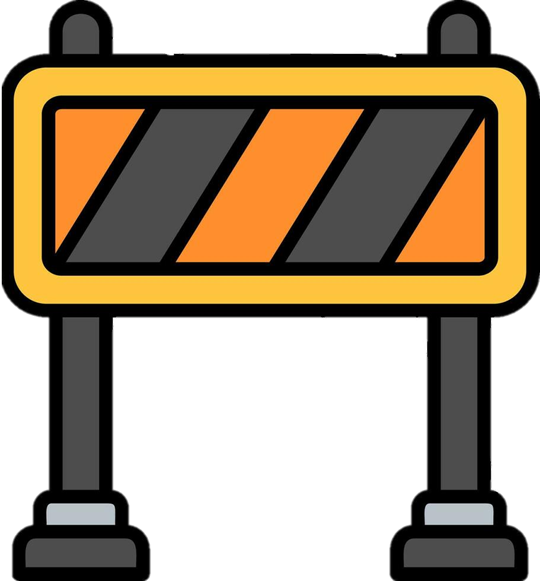
#> input picture Practice11/Racer/image/kedergi.png, 540 x 581 px
$ python resize.py
#> lines starting #> are read from the running program, lines starting #| are printed output that depends on the picture
from PIL import Image

# open the image
image = Image.open('kedergi.png')
#> image is the input picture: PIL image 540x581 RGBA; mean R, G, B, A 67.7, 51.1, 27, 153.9

# set new size (width, height)
new_size = (50,100)

# change the image size
resized_image = image.resize(new_size, Image.BICUBIC)
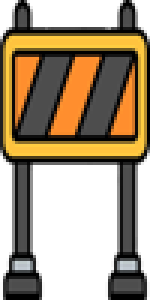
#> resized_image: PIL image 50x100 RGBA (shown 3 times larger); mean R, G, B, A 68.1, 52, 27.6, 154; transparent parts drawn white

# saving the new image with the new name
resized_image.save('up_kedergi.png')

print("The image size changed successfully!")

$ run again, with Practice11/Racer/image/car.png copied over Practice11/Racer/image/kedergi.png
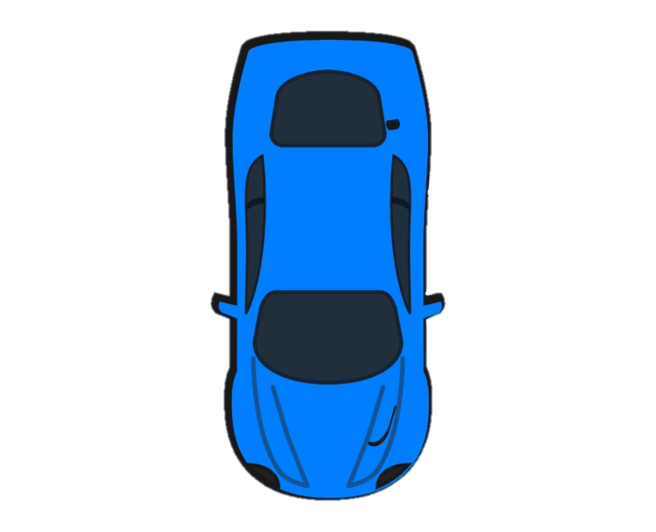
#> input picture Practice11/Racer/image/car.png, 1312 x 1063 px (shown at 1/2 size)
#> image is the input picture: PIL image 1312x1063 RGBA; mean R, G, B, A 3.2, 24.3, 45.9, 66
#> `resized_image = image.resize(new_size, Image.BICUBIC)`:
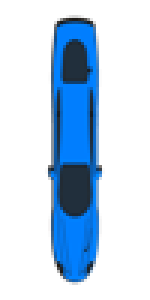
#> resized_image: PIL image 50x100 RGBA (shown 3 times larger); mean R, G, B, A 3.8, 25.2, 47.3, 65.9; transparent parts drawn white

$ run again, with Practice11/Racer/image/coin.png copied over Practice11/Racer/image/kedergi.png
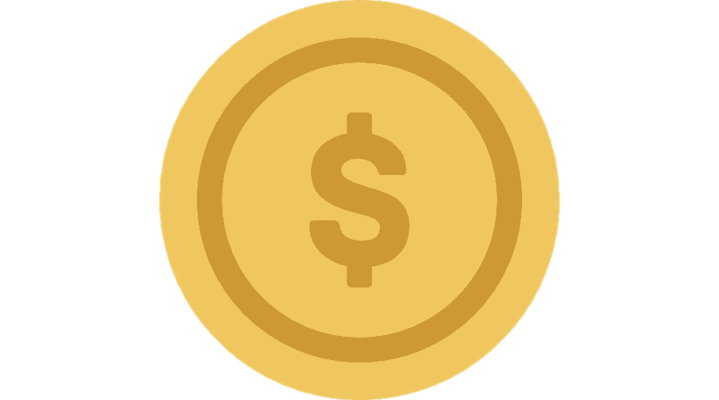
#> input picture Practice11/Racer/image/coin.png, 1438 x 800 px (shown at 1/2 size)
#> image is the input picture: PIL image 1438x800 RGBA; mean R, G, B, A 102.1, 82.8, 36.7, 111.4
#> `resized_image = image.resize(new_size, Image.BICUBIC)`:
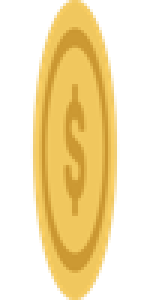
#> resized_image: PIL image 50x100 RGBA (shown 3 times larger); mean R, G, B, A 108.6, 88.2, 39.2, 111.4; transparent parts drawn white
